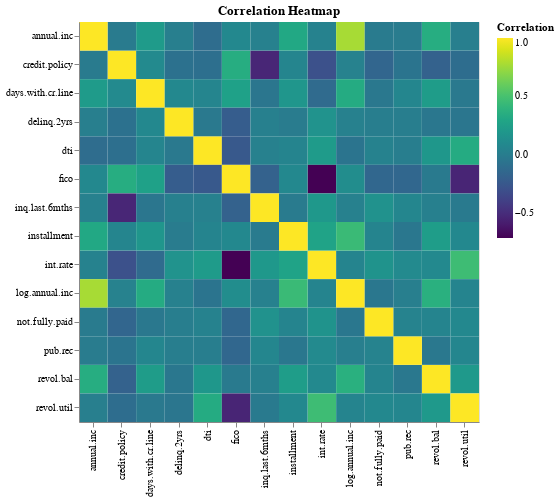

Notebook source saved alongside this figure:
### Code cell
# Select only numeric columns
numeric_cols = p2ploan_df.select_dtypes(include='number')

# Calculate the correlation matrix
correlation_matrix = numeric_cols.corr().reset_index().melt('index')
correlation_matrix.columns = ['Variable 1', 'Variable 2', 'Correlation']

# Create a heatmap using Altair
correlation_chart = alt.Chart(correlation_matrix).mark_rect().encode(
    x=alt.X('Variable 1:N', title=''),
    y=alt.Y('Variable 2:N', title=''),
    color=alt.Color('Correlation:Q', scale=alt.Scale(scheme='viridis')),
    tooltip=['Variable 1', 'Variable 2', 'Correlation']
).properties(
    width=400,
    height=400,
    title="Correlation Heatmap"
)

correlation_chart

# The EDA for most of the numerical columns produce no strong general trends. We see a higher correlation level between fico revo.util, fico and interest rate, interest rate and anual income.

### Figure 1 — Vega specification as saved in the notebook (floating-point values rounded to 4 significant figures; data arrays with more than 128 entries replaced by an {"elided": "..."} marker saying what was removed)
{"$schema": "https://vega.github.io/schema/vega/v5.json", "data": [{"name": "source_0", "values": {"elided": "196 records"}}, {"name": "source_0_x_domain_Variable 1", "values": [{"Variable 1": "credit.policy"}, {"Variable 1": "int.rate"}, {"Variable 1": "installment"}, {"Variable 1": "log.annual.inc"}, {"Variable 1": "dti"}, {"Variable 1": "fico"}, {"Variable 1": "days.with.cr.line"}, {"Variable 1": "revol.bal"}, {"Variable 1": "revol.util"}, {"Variable 1": "inq.last.6mths"}, {"Variable 1": "delinq.2yrs"}, {"Variable 1": "pub.rec"}, {"Variable 1": "not.fully.paid"}, {"Variable 1": "annual.inc"}]}, {"name": "source_0_y_domain_Variable 2", "values": [{"Variable 2": "credit.policy"}, {"Variable 2": "int.rate"}, {"Variable 2": "installment"}, {"Variable 2": "log.annual.inc"}, {"Variable 2": "dti"}, {"Variable 2": "fico"}, {"Variable 2": "days.with.cr.line"}, {"Variable 2": "revol.bal"}, {"Variable 2": "revol.util"}, {"Variable 2": "inq.last.6mths"}, {"Variable 2": "delinq.2yrs"}, {"Variable 2": "pub.rec"}, {"Variable 2": "not.fully.paid"}, {"Variable 2": "annual.inc"}]}, {"name": "source_0_color_domain_Correlation", "values": [{"min": -0.7148, "max": 1.0}]}], "marks": [{"type": "rect", "name": "marks", "from": {"data": "source_0"}, "encode": {"update": {"fill": {"field": "Correlation", "scale": "color"}, "tooltip": {"signal": "{\"Variable 1\": isValid(datum[\"Variable 1\"]) ? datum[\"Variable 1\"] : \"\"+datum[\"Variable 1\"], \"Variable 2\": isValid(datum[\"Variable 2\"]) ? datum[\"Variable 2\"] : \"\"+datum[\"Variable 2\"], \"Correlation\": format(datum[\"Correlation\"], \"\")}"}, "x": {"field": "Variable 1", "scale": "x"}, "width": {"signal": "max(0.25, bandwidth('x'))"}, "y": {"field": "Variable 2", "scale": "y"}, "height": {"signal": "max(0.25, bandwidth('y'))"}}}, "style": ["rect"]}], "scales": [{"name": "x", "type": "band", "domain": {"data": "source_0_x_domain_Variable 1", "field": "Variable 1", "sort": true}, "range": [0, {"signal": "width"}], "paddingInner": 0, "paddingOuter": 0}, {"name": "y", "type": "band", "domain": {"data": "source_0_y_domain_Variable 2", "field": "Variable 2", "sort": true}, "range": [0, {"signal": "height"}], "paddingOuter": 0, "paddingInner": 0}, {"name": "color", "type": "linear", "domain": [{"signal": "(data(\"source_0_color_domain_Correlation\")[0] || {}).min"}, {"signal": "(data(\"source_0_color_domain_Correlation\")[0] || {}).max"}], "range": {"scheme": "viridis"}, "zero": false, "interpolate": "hcl"}], "axes": [{"scale": "x", "labelAngle": 270, "zindex": 1, "labelAlign": "right", "orient": "bottom", "grid": false, "labelBaseline": "middle"}, {"scale": "y", "orient": "left", "grid": false, "zindex": 1}], "title": {"text": "Correlation Heatmap", "frame": "group"}, "padding": 5, "legends": [{"fill": "color", "gradientLength": {"signal": "clamp(height, 64, 200)"}, "title": "Correlation"}], "background": "white", "width": 400, "height": 400, "style": "cell"}
